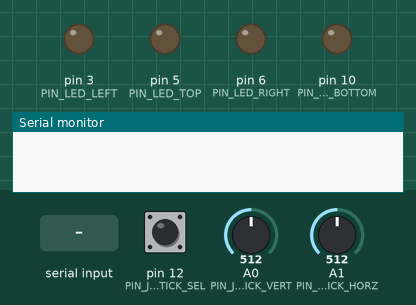
Recording of a sketch running on a simulated Arduino Uno, built with avr-gcc and run on an emulated ATmega328P. Shown: output pins drawn as LEDs (lit = HIGH), the last lines printed to the serial monitor. The test bench sets the inputs (shaded band); at power-on: A0 (PIN_JOYSTICK_VERT) = 512, A1 (PIN_JOYSTICK_HORZ) = 512, pin 12 (PIN_JOYSTICK_SEL) HIGH.

Above: at 1.3 s.
1.4 s: A0 (PIN_JOYSTICK_VERT) set to 890
2.9 s: A0 (PIN_JOYSTICK_VERT) set to 912
At 3.4 s:
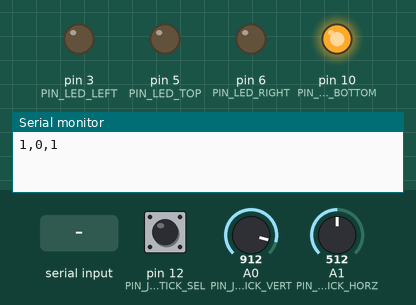
4.4 s: "1\n" received over the second serial link
At 5.5 s:
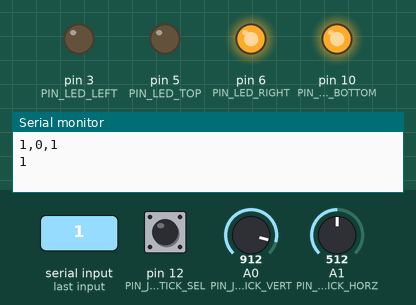
5.9 s: A1 (PIN_JOYSTICK_HORZ) set to 106
7.4 s: A1 (PIN_JOYSTICK_HORZ) set to 89
At 8.1 s:
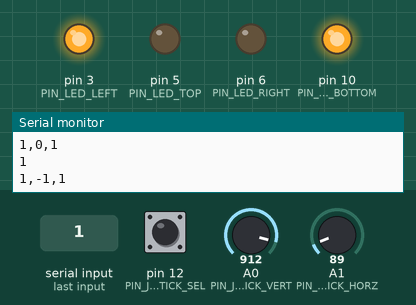
8.9 s: A0 (PIN_JOYSTICK_VERT) set to 900
At 9.2 s:
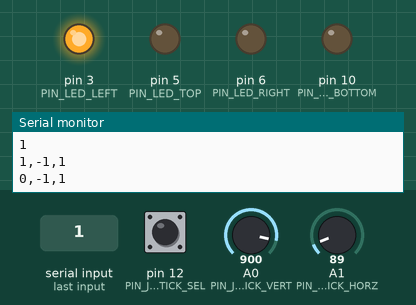
Timing chart, 0 to 11.4 s (numbered marks = the images above; inputs shaded):
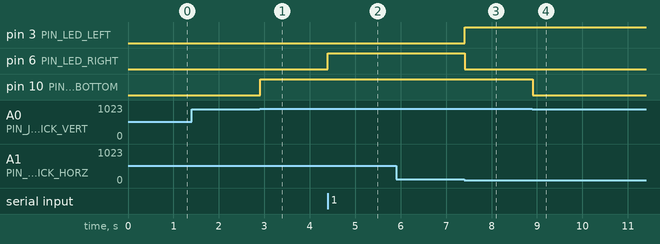

Measured:
- the behaviour switches between 900 and 901 on A0 (PIN_JOYSTICK_VERT) (found by bisection; images 0 and 1)
- the behaviour switches between 100 and 99 on A1 (PIN_JOYSTICK_HORZ) (found by bisection; images 2 and 3)
- after the input at 1.4 s, every drawn part: stays the same
- after the input at 2.9 s, pin 10 (PIN_LED_BOTTOM): LOW → HIGH at once
- after the input at 4.4 s, pin 6 (PIN_LED_RIGHT): LOW → HIGH at once
- after the input at 5.9 s, every drawn part: stays the same
- after the input at 7.4 s, pin 3 (PIN_LED_LEFT): LOW → HIGH at once; pin 6 (PIN_LED_RIGHT): HIGH → LOW at once
- after the input at 8.9 s, pin 10 (PIN_LED_BOTTOM): HIGH → LOW at once

The sketch:

biotic_games.ino
```cpp
#include <SoftwareSerial.h>

const char DELIMETER = '\n';

// TX-O pin of bluetooth SMiRF, D0
const int PIN_BLUETOOTH_TX = 2;
// RX-I pin of bluetooth SMiRF, D1
const int PIN_BLUETOOTH_RX = 4;

// Joystick vertical analog input pin
const int PIN_JOYSTICK_VERT = 0;
// Joystick horizontal analog input pin
const int PIN_JOYSTICK_HORZ = 1;
// Joystick selection input pin
const int PIN_JOYSTICK_SEL = 12;

String bluetoothReceiveBuffer;

String previousJoystickState = "0,0,1";

int sendCounter = 0;

/*
 * Pin constants for the LED's. Use PWM pins for these.
 */
const int PIN_LED_LEFT = 3;
const int PIN_LED_TOP = 5;
const int PIN_LED_RIGHT = 6;
const int PIN_LED_BOTTOM = 10;

/*
 * Constants for determining whether or not the joystick is pushed
 * in a given direction. It may be necessary to modify these for your joystick.
 */
const int JOYSTICK_LEFT_THRESHOLD = 900;
const int JOYSTICK_UP_THRESHOLD = 900;
const int JOYSTICK_RIGHT_THRESHOLD = 100;
const int JOYSTICK_DOWN_THRESHOLD = 100;

SoftwareSerial Bluetooth(PIN_BLUETOOTH_TX, PIN_BLUETOOTH_RX);

void setup() {
  bluetoothReceiveBuffer = "";

  // Begin serial monitor at 9600bps
  Serial.begin(9600);

  // Bluetooth SMiRF defaults to 115200bps
  Bluetooth.begin(115200);

  // Print three times individually
  // Last print enters command mode
  Bluetooth.print("$");
  Bluetooth.print("$");
  Bluetooth.print("$");

  // Short delay, wait for the SMiRF to send back CMD
  delay(100);
  // Temporarily change the baudrate to 9600, no parity
  Bluetooth.println("U,9600,N");
  // Start bluetooth serial at 9600
  Bluetooth.begin(9600);

  pinMode(PIN_JOYSTICK_SEL, INPUT_PULLUP);
  pinMode(PIN_LED_LEFT, OUTPUT);
  pinMode(PIN_LED_RIGHT, OUTPUT);
}

void loop() {
  processJoystick();
  processBluetoothInput();
}

void processJoystick() {
  int vertical = analogRead(PIN_JOYSTICK_VERT);
  int horizontal = analogRead(PIN_JOYSTICK_HORZ);
  int select = digitalRead(PIN_JOYSTICK_SEL);

  int verticalMessage = 0;
  int horizontalMessage = 0;

  if (vertical > JOYSTICK_UP_THRESHOLD) {
    verticalMessage = 1;
  }
  else if (vertical < JOYSTICK_DOWN_THRESHOLD) {
    verticalMessage = -1;
  }

  if (horizontal > JOYSTICK_LEFT_THRESHOLD) {
    horizontalMessage = 1;
  }
  else if (horizontal < JOYSTICK_RIGHT_THRESHOLD) {
    horizontalMessage = -1;
  }

  String joystickState = String(verticalMessage, DEC) + "," + String(horizontalMessage, DEC) + "," + String(select, DEC);
  if (!joystickState.equals(previousJoystickState)) {
    previousJoystickState = joystickState;
    Bluetooth.println(joystickState);
    parseMessage(joystickState);
  }
}

void processBluetoothInput() {
  if (Bluetooth.available()) {
    //Serial.print((char) Bluetooth.read());
    bluetoothReceiveBuffer += (char) Bluetooth.read();
    int index = bluetoothReceiveBuffer.indexOf(DELIMETER);
    while (index != -1) {
      String message = bluetoothReceiveBuffer.substring(0, index);
      bluetoothReceiveBuffer = bluetoothReceiveBuffer.substring(index + 1);
      parseMessage(message);
      index = bluetoothReceiveBuffer.indexOf(DELIMETER);
    }
  }
}

void parseMessage(String message) {
  Serial.println(message);


  int firstCommaIndex = message.indexOf(',');
  int secondCommaIndex = message.indexOf(',', firstCommaIndex + 1);
  int vertical = message.substring(0, firstCommaIndex).toInt();
  int horizontal = message.substring(firstCommaIndex + 1, secondCommaIndex).toInt();

  int topValue = 0;
  int bottomValue = 0;
  int leftValue = 0;
  int rightValue = 0;

  if (vertical == 1) {
    bottomValue = 255;
  }
  else if (vertical == -1) {
    topValue = 255;
  }

  if (horizontal == 1) {
    rightValue = 255;
  }
  else if (horizontal == -1) {
    leftValue = 255;
  }

  analogWrite(PIN_LED_TOP, topValue);
  analogWrite(PIN_LED_RIGHT, rightValue);
  analogWrite(PIN_LED_BOTTOM, bottomValue);
  analogWrite(PIN_LED_LEFT, leftValue);
}
```
